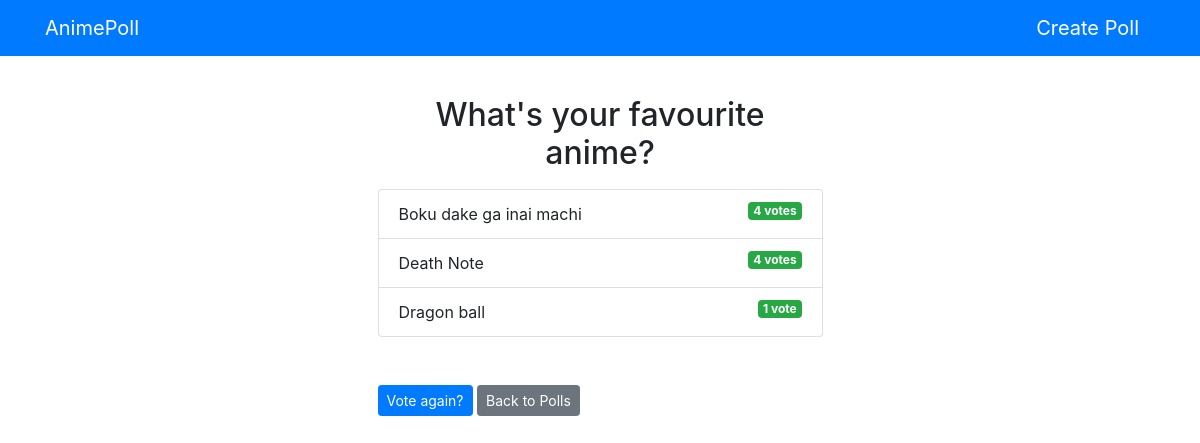
Page /polls/1/results/ on the committed database.
### polls/models.py (models this page shows, shortened)
class Question(models.Model):
    question_text = models.CharField(max_length = 200)
    pub_date = models.DateTimeField("date published",default = datetime.now)

class Choice(models.Model):
    question = models.ForeignKey(Question, on_delete = models.CASCADE)
    choice_text = models.CharField(max_length = 200)
    votes = models.IntegerField(default = 0)

### polls/views.py (the view)
# urls.py: path('<int:question_id>/results/', ResultsView, name='results'),
def ResultsView(request,question_id):
    question = get_object_or_404(Question, pk = question_id)
    context = {
        'question' : question
    }
    return render(request, "polls/results.html",context)

### polls/templates/polls/results.html
{% extends "polls/base.html" %}
{% block content %}
<h2 class="m-3 text-center">{{question.question_text}}</h2>
<ul class="list-group mb-5">
  {% for choice in question.choice_set.all %}
  <li class="list-group-item">{{choice.choice_text}}<span class="badge badge-success float-right" >{{choice.votes}} vote{{ choice.votes|pluralize }}</</span></li>
  {% endfor %}
</ul>
<a class="btn btn-sm btn-primary" href="{% url 'polls:detail' question.id %}">Vote again? </a>
<a class="btn btn-sm btn-secondary" href="{% url 'polls:index'%}">Back to Polls</a>
{% endblock %}

### rows in the picture
Question: question_text "What's your favourite anime?"
Choice: choice_text "Boku dake ga inai machi", votes "4"
Choice: choice_text "Death Note", votes "4"
Choice: choice_text "Dragon ball", votes "1"
